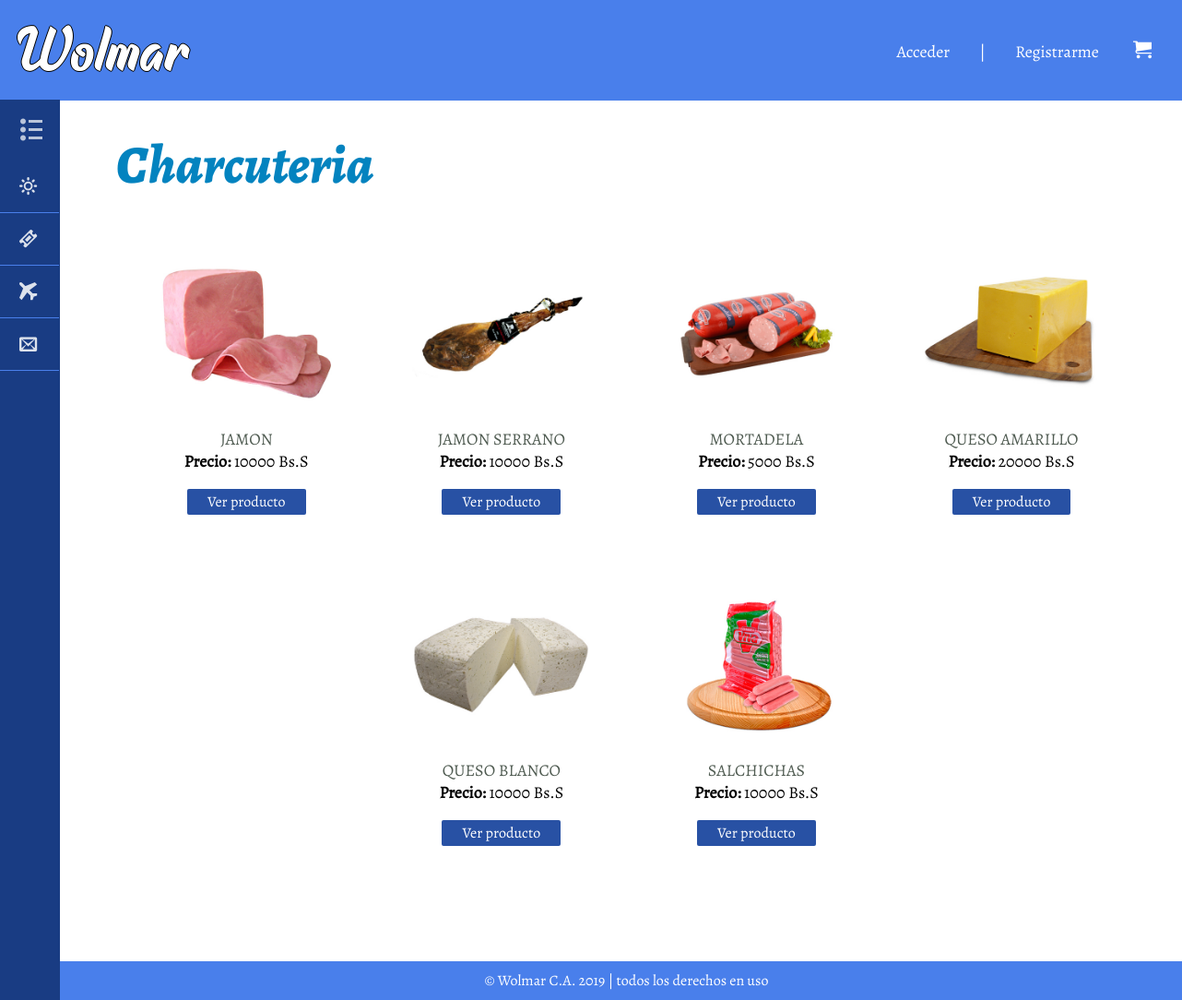
The page /productos.php?tipo=Charcuteria on the database its author committed.
### tables this page shows
CREATE TABLE `producto` (
  `id_producto` int(20) NOT NULL,
  `nombre` varchar(50) NOT NULL,
  `tipo` varchar(20) NOT NULL,
  `imagen` varchar(100) NOT NULL,
  `precio` float NOT NULL,
  `cantidad` int(10) NOT NULL
);

### productos.php (the view, shortened to what this page needs)
<?php
include 'connect.php';
$tipo_producto = $_GET['tipo'];
$consulta_cantidad = mysqli_query($conexion,"SELECT * from producto");
$cantidad = mysqli_num_rows($consulta_cantidad);
?>
<!DOCTYPE html>
<html lang="es">
<head>
	<link rel="stylesheet" type="text/css" href="css/productos.css">
	<link rel="stylesheet" type="text/css" href="css/fonts.css">
</head>
<body>
	<header>
		<h1 class="home"><a href="index.php">Wolmar</a></h1>
		<ul class="menuP">
            <?php if (isset($_SESSION['usuario'])): ?>
            <li><span class="icon-user"></span><?php echo $_SESSION['usuario']?></li>
            <li>|</li>
            <li><a href ="desconexion.php"><span class="icon-exit"></span>Cerrar Sesion<?php ?></a></li>
			<li>|</li>
            <li id="carrito"><a href="carro.php" class="icon-cart"></a></li>
            <?php else: ?>
            <li><a href="login.html">Acceder</a></li>
			<li>|</li>
			<li><a href="Registro.html">Registrarme</a></li>
            <li id="carrito"><a href="login.php" class="icon-cart"></a></li>
            <?php endif; ?>
		</ul>
		<nav>
				<div class="menu-bar">
					<h2><span class="icon-list2"></span>MENÚ</h2>
				</div>
			<ul class="menu">
				<li class="supermercado">
					<a href="#"><span class="icon-sun"></span>Supermercado<span class="icon-circle-down"></span></a>
				</li>
				<li>
					<a href="#"><span class="icon-ticket"></span>Ofertas</a>
				</li>
				<li>
					<a href="#"><span class="icon-airplane"></span>Importado</a>
				</li>
				<li>
					<a href="contacto.php"><span class="icon-envelop"></span>Contáctanos</a>
				</li>
			</ul>
		</nav>
	</header>
	<section class="main">
	<div class="contenido">
		<?php echo "<h2>$tipo_producto</h2>";?>
			<div class="productos">
			<?php
				for($i = 1; $i < $cantidad+1; $i++){
		    		$consulta = mysqli_query($conexion, "SELECT * FROM producto WHERE id_producto = '$i' /*AND tipo = '$tipo_producto'*/");
		    		$atributo = mysqli_fetch_array($consulta);
		    		$imagen = $atributo ['imagen'];
					   if($atributo ['tipo'] == $tipo_producto){
		    		$nombre = $atributo ['nombre'];
		    		$precio = $atributo ['precio'];
		    		echo "<div class= 'producto'>
						<a href='detalles.php?id_producto=$i'>
							<img src='$imagen'></a><br>
						<span class='nombre'><a href='detalles.php?id_producto=$i'>
							$nombre</a></span><br>
						<span><strong>Precio: </strong>$precio Bs.S</span><br>
						<a href='detalles.php?id_producto=$i' class='ver'>Ver producto</a><br>
						</div>";
					   }
				}
			?>
			</div>
		</div>
	</section>
	<footer>
		<p>© Wolmar C.A. 2019 | todos los derechos en uso</p>
	</footer>
</body>
</html>

### css/productos.css (style rules this page uses)
* { margin: 0; padding: 0; }
body { font-family: 'Alegreya'; overflow-x: hidden; }
header { position: fixed; top: 0; width: 100%; background: #497FEB; color: #fff; }
header h1 { font-family: 'Raphtalia'; font-weight: lighter; font-size: 70px; display: inline-block; text-align: left; margin: 10px; text-shadow: 1px 0 0 #000, -1px 0 0 #000, 0 1px 0 #000, 0 -1px 0 #000; }
header .menuP { display: inline-block; margin-top: 22px; float: right; }
header .menuP li { display: inline-block; margin: 20px 10px; font-size: 18px; }
header .menuP a, h1 a { padding: 9px; color: #fff; text-decoration: none; }
header span { margin-right: 28px; margin-left: 6px; }
header li#carrito { margin-right: 24px; margin-left: 6px; font-size: 20px; }
.menu-bar { cursor: pointer; padding: 16px; color: #fff; opacity: .7; }
header nav { font-family: 'BreeSerif'; position: fixed; width: 64px; height: 100%; background:#193C83; outline: 1px solid #193C83; transition: all .3s; overflow-x: hidden; overflow-y: auto; }
header ul { list-style: none; }
header nav > ul { padding-bottom: 120px; }
header nav li { border-bottom: 1px solid #497FEB; transition: all .3s; }
header nav a { padding: 15px; display: block; color: #fff; opacity: .85; font-size: 1.2em; text-decoration: none; position: relative; }
div.contenido { width: 93%; margin-top: 109px; margin-left: 66px; padding: 30px 20px; }
div.contenido h2 { font-family: "Alegreya-ExtraBoldItalic"; font-size: 58px; font-weight: lighter; margin-bottom: 26px; padding: 0 40px; color: #0383BF; }
div.productos { box-sizing: border-box; text-align: center; margin-bottom: 50px; }
div.producto { display: inline-block; text-align: center; margin: 20px 30px; font-size: 18px; width: 18%; border: 1px solid rgba(255,255,255,0); }
div.producto img { width: 90%; }
div.producto .nombre { text-transform: uppercase; }
div.producto a { color: #4F5B51; padding: 9px; text-decoration: none; }
div.producto a.ver { background-color: #2851A4; color: #fff; font-size: 16px; display: block; margin: 0 auto; margin-top: 18px; width: 60%; border-radius: 2px; padding: 3px 0; }
footer { background: #497FEB; color:#fff; z-index: 0; width: 106%; padding: 10px 0; text-align: center; }

### rows shown on the page
producto: imagen (picture), nombre "JAMON", precio "10000"
producto: imagen (picture), nombre "JAMON SERRANO", precio "10000"
producto: imagen (picture), nombre "MORTADELA", precio "5000"
producto: imagen (picture), nombre "QUESO AMARILLO", precio "20000"
producto: imagen (picture), nombre "QUESO BLANCO", precio "10000"
producto: imagen (picture), nombre "SALCHICHAS", precio "10000"

### other values the page prints
$tipo_producto "Charcuteria"
